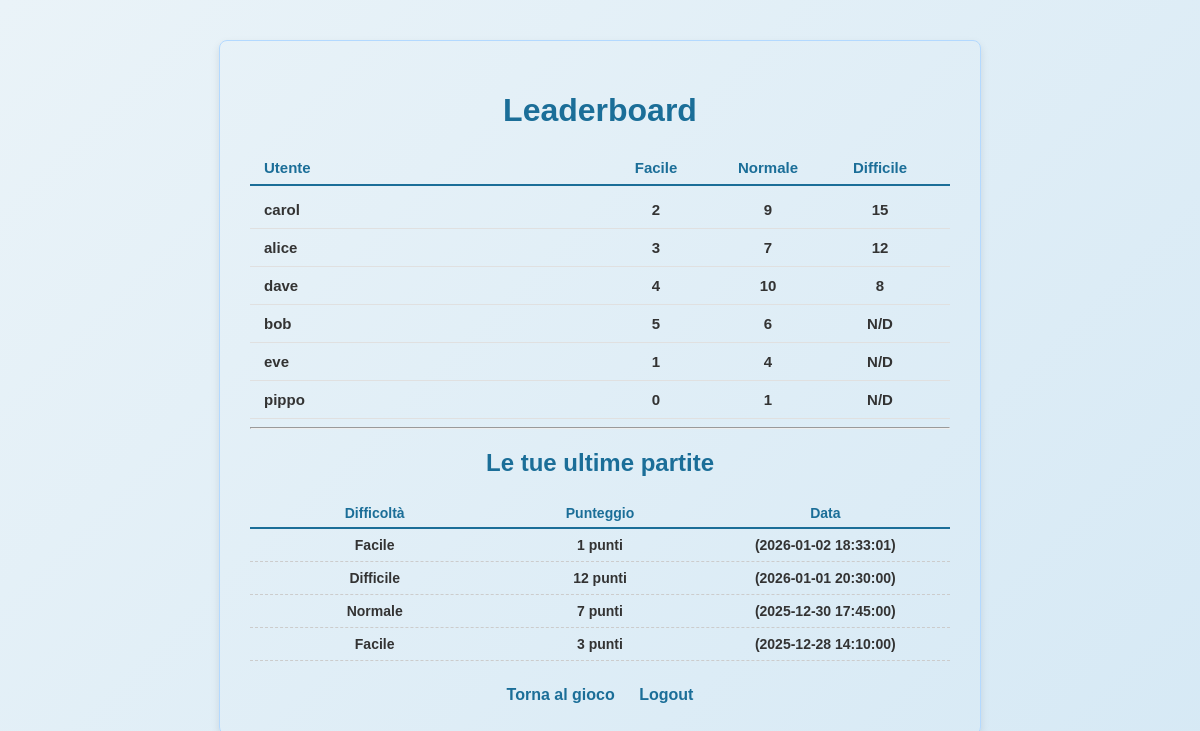
Page /php/pages/leaderboard.php (signed in) on the committed database.
### tables this page shows
CREATE TABLE `scores` (
  `id` int(11) NOT NULL AUTO_INCREMENT,
  `user_id` int(11) NOT NULL,
  `difficulty` varchar(20) NOT NULL,
  `score` int(11) NOT NULL,
  `played_at` timestamp NOT NULL DEFAULT CURRENT_TIMESTAMP,
  PRIMARY KEY (`id`),
  KEY `user_id` (`user_id`),
  CONSTRAINT `scores_ibfk_1` FOREIGN KEY (`user_id`) REFERENCES `users` (`id`)
);

### php/pages/leaderboard.php (the view, shortened to what this page needs)
<?php
require '../handlers/session.php';
$stmt = $pdo->query(
    "SELECT
        username,
        MAX(CASE WHEN difficulty = 'Facile' THEN score ELSE NULL END) AS max_facile,
        MAX(CASE WHEN difficulty = 'Normale' THEN score ELSE NULL END) AS max_normale,
        MAX(CASE WHEN difficulty = 'Difficile' THEN score ELSE NULL END) AS max_difficile
    FROM scores
    JOIN users ON users.id = scores.user_id
    GROUP BY users.id, username
    ORDER BY max_difficile DESC, max_normale DESC, max_facile DESC"
);
?>
<!DOCTYPE html>
<html lang="it">
<head>
    <link rel="stylesheet" href="../../css/style.css">
    <link rel="stylesheet" href="../../css/leaderboard.css">
</head>
<body class="leaderboard-container">
    <h1>Leaderboard</h1>
    <ul class="leaderboard-list" id="leaderboard">
        <li class="list-header">
            <span class="col-username">Utente</span>
            <span class="sortable" data-col="1">Facile</span>
            <span class="sortable" data-col="2">Normale</span>
            <span class="sortable" data-col="3">Difficile</span>
        </li>
        <?php while ($row = $stmt->fetch()) : ?>
            <li>
                <span class="col-username"><?= htmlspecialchars($row['username']) ?></span>
                <span><?= $row['max_facile'] !== null ? $row['max_facile'] : 'N/D' ?></span>
                <span><?= $row['max_normale'] !== null ? $row['max_normale'] : 'N/D' ?></span>
                <span><?= $row['max_difficile'] !== null ? $row['max_difficile'] : 'N/D' ?></span>
            </li>
        <?php endwhile; ?>
    </ul>
    <hr>
    <h2> Le tue ultime partite </h2>
    <?php
    $stmt = $pdo->prepare(
      "SELECT score, played_at, difficulty
       FROM scores
       WHERE user_id = ?
       ORDER BY played_at DESC
       LIMIT 10"
    );
    $stmt->execute([$_SESSION['user_id']]);
    ?>
    <ul class="history-list">
        <li class="list-header">
            <span class="col-history-difficulty">Difficoltà</span>
            <span class="col-history-score">Punteggio</span>
            <span class="col-history-date">Data</span>
        </li>
        <?php while ($row = $stmt->fetch()): ?>
            <li>
                <span class="col-history-difficulty"><?= htmlspecialchars($row['difficulty']) ?></span>
                <span class="col-history-score"><?= $row['score'] ?> punti</span>
                <span class="col-history-date">(<?= $row['played_at'] ?>)</span>
            </li>
        <?php endwhile; ?>
    </ul>
    <div class="nav-links">
        <a href="game.php">Torna al gioco</a>
        <a href="../handlers/logout.php">Logout</a>
    </div>
</body>
</html>

### css/style.css (style rules this page uses)
body { font-family: sans-serif; margin: 0; padding: 20px; background-color: #eaf3f8; text-align: center; color: #333; }
h1 { color: #1B6E98; }
a { margin: 0 10px; color: #1B6E98; font-weight: bold; text-decoration: none; }

### css/leaderboard.css (style rules this page uses)
body { background: linear-gradient(135deg, #eaf3f8, #d6e9f5); }
.leaderboard-container { max-width: 700px; margin: 40px auto; background-color: #ffffff; border: 1px solid #b3d9ff; border-radius: 8px; padding: 30px; box-shadow: 0 4px 8px rgba(0, 0, 0, 0.1); font-weight: bold; }
.leaderboard-container h1, .leaderboard-container h2 { color: #1B6E98; text-align: center; margin-bottom: 20px; }
.leaderboard-list { list-style: none; padding: 0; margin: 0; }
.leaderboard-list li { display: grid; grid-template-columns: 3fr 1fr 1fr 1fr; align-items: center; padding: 10px 14px; border-bottom: 1px solid #e0e0e0; font-size: 15px; }
.leaderboard-list .list-header { color: #1B6E98; border-bottom: 2px solid #1B6E98; padding-bottom: 8px; margin-bottom: 5px; }
.leaderboard-list li span { text-align: center; }
.leaderboard-list .col-username { text-align: left; }
.history-list { list-style: none; padding: 0; margin-top: 15px; }
.history-list li { display: grid; grid-template-columns: 2fr 2fr 2fr; align-items: center; padding: 8px 12px; border-bottom: 1px dashed #ccc; font-size: 14px; }
.history-list .list-header { color: #1B6E98; border-bottom: 2px solid #1B6E98; padding-bottom: 6px; }
.history-list li span { padding: 0 5px; }
.history-list .col-history-difficulty { font-weight: 700; }
.history-list .col-history-score, .history-list .col-history-date { text-align: center; }
.nav-links { text-align: center; margin-top: 25px; }
.nav-links a { margin: 0 10px; color: #1B6E98; text-decoration: none; font-weight: bold; }
.sortable { cursor: pointer; }

### rows in the picture
scores: difficulty "Facile", score "1", played_at "2026-01-02 18:33:01"
scores: difficulty "Difficile", score "12", played_at "2026-01-01 20:30:00"
scores: difficulty "Normale", score "7", played_at "2025-12-30 17:45:00"
scores: difficulty "Facile", score "3", played_at "2025-12-28 14:10:00"

### other values in the picture
$row['username'] "carol"
$row['max_facile'] "2"
$row['max_normale'] "9"
$row['max_difficile'] "15"
$row['username'] "alice"
$row['max_facile'] "3"
$row['max_normale'] "7"
$row['max_difficile'] "12"
$row['username'] "dave"
$row['max_facile'] "4"
$row['max_normale'] "10"
$row['max_difficile'] "8"
$row['username'] "bob"
$row['max_facile'] "5"
$row['max_normale'] "6"
